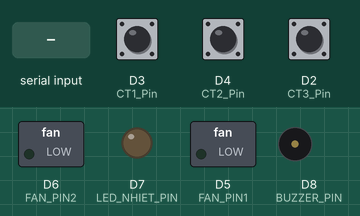
Simulated run of this sketch. Board: ESP8266 (NodeMCU). Parts: switched loads named in the sketch (green lamp = pin HIGH), output pins drawn as LEDs (lit = HIGH), buzzer (waves = sounding, pin HIGH). Dashed ring = blinking. The test bench sets the inputs (shaded band); at power-on: D3 (CT1_Pin) HIGH, D4 (CT2_Pin) HIGH, D2 (CT3_Pin) HIGH. What the sketch prints to the serial monitor is not drawn.

Above: at 2.2 s.
2.3 s: "T90\n" received over Serial
At 3.4 s:
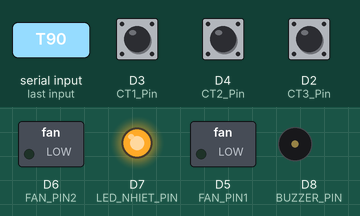
5.3 s: "T,45\n" received over Serial
6.8 s: "H90\n" received over Serial
At 9.7 s:
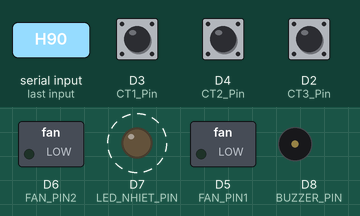
9.8 s: "H,45\n" received over Serial
At 10.4 s:
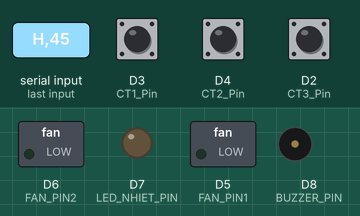
11.3 s: D3 (CT1_Pin) pulsed LOW 2 times (0.12 s each, 0.3 s apart)
At 11.57 s:
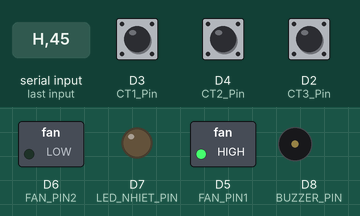
13.4 s: D4 (CT2_Pin) pulsed LOW 2 times (0.12 s each, 0.3 s apart)
At 13.67 s:
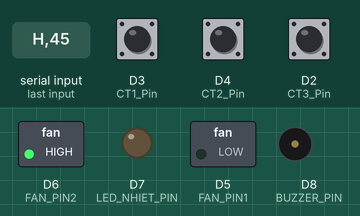
Timing chart, 0 to 16.4 s (numbered marks = the images above; inputs shaded):
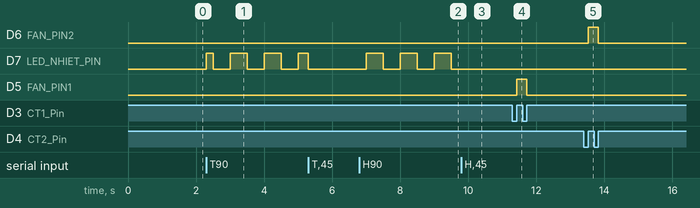

Measured:
- after the input at 2.3 s, D7 (LED_NHIET_PIN): LOW → HIGH at once, then repeats every 1.0 s: LOW 0.50 s, HIGH 0.50 s
- after the input at 6.8 s, D7 (LED_NHIET_PIN): alternates HIGH for 0.50 s and LOW for 0.50 s, starting after 0.20 s
- after the input at 9.8 s, D7 (LED_NHIET_PIN): stays LOW (without the input it goes to HIGH after 0.20 s)
- after the input at 11.3 s, D5 (FAN_PIN1): LOW → HIGH after 0.12 s, → LOW 0.30 s later
- after the input at 13.4 s, D6 (FAN_PIN2): LOW → HIGH after 0.12 s, → LOW 0.30 s later

The sketch:

ESP3.ino
```cpp
// Phiên bản cập nhật đáp ứng toàn bộ tài liệu chức năng, giữ nguyên logic công tắc

#define CT1_Pin D3
#define CT3_Pin D2
#define CT2_Pin D4
#define FAN_PIN1 D5
#define FAN_PIN2 D6
#define LED_NHIET_PIN D7
#define BUZZER_PIN D8

unsigned long ct1PressTime = 0;
unsigned long ct2PressTime = 0;
unsigned long ct3PressTime = 0;
bool ct1PrevState = HIGH;
bool ct2PrevState = HIGH;
bool ct3PrevState = HIGH;
bool ledState = false;
bool fan1State = false;
bool fan2State = false;
bool servoOpen = false;

const unsigned long holdThreshold = 3000;


// Ngưỡng cảnh báo
#define NGUONG_NHIET_DO 38
#define NGUONG_DO_AM 80
#define NGUONG_KHI 100
#define NGUONG_KHI_BUZZER 300
#define HR_MIN 50
#define HR_MAX 65
#define HR_MAX_FAN2 100
#define HR_MIN_FAN2 60
#define SPO2_MIN 80
#define SPO2_MAX 90
#define SPO2_MIN_FAN2 95


unsigned long thoiGianVuotNguongNhiet = 0;
unsigned long thoiGianVuotNguongDoAm = 0;
unsigned long thoiGianVuotNguongGas = 0;
unsigned long thoiGianVuotNguongHR = 0;
unsigned long thoiGianVuotNguongSpO2 = 0;
const unsigned long CANH_BAO_DELAY = 5000;

void setup() {
  Serial.begin(115200);

  pinMode(CT1_Pin, INPUT);
  pinMode(CT2_Pin, INPUT);
  pinMode(LED_NHIET_PIN, OUTPUT);
  pinMode(FAN_PIN1, OUTPUT);
  pinMode(FAN_PIN2, OUTPUT);
  pinMode(BUZZER_PIN, OUTPUT);

  digitalWrite(BUZZER_PIN, LOW);
  digitalWrite(LED_NHIET_PIN, LOW);
  digitalWrite(FAN_PIN1, LOW);
  digitalWrite(FAN_PIN2, LOW);

  delay(1000);
}

void loop() {
  updateSensorData();
}

void updateSensorData() {
  static float temperature = 0;
  static float humidity = 0;
  static int gasValue = 0;
  static int heartRate = 55;
  static int spo2 = 85;

if (Serial.available()) {
  String input = Serial.readStringUntil('\n');
  input.trim();
  if (input.startsWith("T")) {
    temperature = input.substring(1).toFloat();
    Serial.print("Cảm biến nhiệt độ = ");
    Serial.println(temperature);
  }
  else if (input.startsWith("H")) {
    humidity = input.substring(1).toFloat();
    Serial.print("Cảm biến độ ẩm = ");
    Serial.println(humidity);
  }
  else if (input.startsWith("G")) {
    gasValue = input.substring(1).toInt();
    Serial.print("Cảm biến khí gas = ");
    Serial.println(gasValue);
  }
  else if (input.startsWith("R")) {
    heartRate = input.substring(1).toInt();
    Serial.print("Cảm biến nhịp tim = ");
    Serial.println(heartRate);
  }
  else if (input.startsWith("S")) {
    spo2 = input.substring(1).toInt();
    Serial.print("Cảm biến SpO2 = ");
    Serial.println(spo2);
  }
}


  unsigned long now = millis();

  bool vuotNhiet = temperature > NGUONG_NHIET_DO;
  bool vuotDoAm = humidity > NGUONG_DO_AM;
  bool vuotGas = gasValue > NGUONG_KHI;
  bool vuotGasBuzzer = gasValue > NGUONG_KHI_BUZZER;
  bool vuotHR = (heartRate < HR_MIN || heartRate > HR_MAX);
  bool vuotHR_Fan2 = (heartRate < HR_MIN_FAN2 || heartRate > HR_MAX_FAN2);
  bool vuotSpO2 = (spo2 < SPO2_MIN || spo2 > SPO2_MAX);
  bool vuotSpO2_Fan2 = (spo2 < SPO2_MIN_FAN2);


  auto checkTime = [&](bool dk, unsigned long &t) {
    if (dk) {
      if (t == 0) t = now;
      return (now - t >= CANH_BAO_DELAY);
    } else {
      t = 0;
      return false;
    }
  };

  bool cbFan1 = checkTime(vuotNhiet || vuotDoAm, thoiGianVuotNguongNhiet);
  bool cbFan2 = checkTime(vuotGas, thoiGianVuotNguongGas) ||
                checkTime(vuotHR_Fan2, thoiGianVuotNguongHR) ||
                checkTime(vuotSpO2_Fan2, thoiGianVuotNguongSpO2);
  bool cbBuzzer = checkTime(vuotGasBuzzer, thoiGianVuotNguongGas) ||
                  checkTime(vuotHR, thoiGianVuotNguongHR) ||
                  checkTime(vuotSpO2, thoiGianVuotNguongSpO2);

  // Đèn: mức cảnh báo → SOS/nhấp nháy, ưu tiên
  if (cbFan1 || cbFan2) {
    digitalWrite(LED_NHIET_PIN, (now / 200) % 6 < 3);
  } else if (vuotNhiet || vuotDoAm || vuotHR || vuotSpO2) {
    digitalWrite(LED_NHIET_PIN, (now / 500) % 2 == 0);
  } else {
    digitalWrite(LED_NHIET_PIN, ledState ? HIGH : LOW);
  }

  digitalWrite(FAN_PIN1, cbFan1 ? HIGH : fan1State ? HIGH : LOW);
  digitalWrite(FAN_PIN2, cbFan2 ? HIGH : fan2State ? HIGH : LOW);
  digitalWrite(BUZZER_PIN, cbBuzzer ? HIGH : LOW);

  // Công tắc giữ nguyên như yêu cầu
  handleButtons();
}

void handleButtons() {
  bool ct1 = digitalRead(CT1_Pin);
  bool ct2 = digitalRead(CT2_Pin);
  bool ct3 = digitalRead(CT3_Pin);
  unsigned long now = millis();

  if (ct1 == LOW && ct1PrevState == HIGH) ct1PressTime = now;
  else if (ct1 == HIGH && ct1PrevState == LOW) {
    if (now - ct1PressTime >= holdThreshold) {
      fan1State = !fan1State;
      Serial.println(fan1State ? "FAN 1 ON" : "FAN 1 OFF");
    } else {
      fan1State = !fan1State;
      Serial.println(fan1State ? "FAN 1 ON" : "FAN 1 OFF");
    }
  }
  ct1PrevState = ct1;

  if (ct2 == LOW && ct2PrevState == HIGH) ct2PressTime = now;
  else if (ct2 == HIGH && ct2PrevState == LOW) {
    if (now - ct2PressTime >= holdThreshold) {
      fan2State = !fan2State;
      Serial.println(fan2State ? "FAN 2 ON" : "FAN 2 OFF");
    } else {
      fan2State = !fan2State;
      Serial.println(fan2State ? "FAN 2 ON" : "FAN 2 OFF");
    }
  }
  ct2PrevState = ct2;

  if (ct3 == LOW && ct3PrevState == HIGH) ct3PressTime = now;
  else if (ct3 == HIGH && ct3PrevState == LOW) {
    if (now - ct3PressTime >= holdThreshold) {
      ledState = !ledState;
      Serial.println(ledState ? "LED ON" : "LED OFF");
    } else {
      ledState = !ledState;
      Serial.println(ledState ? "LED ON" : "LED OFF");
    }
  }
  ct3PrevState = ct3;
}
```
